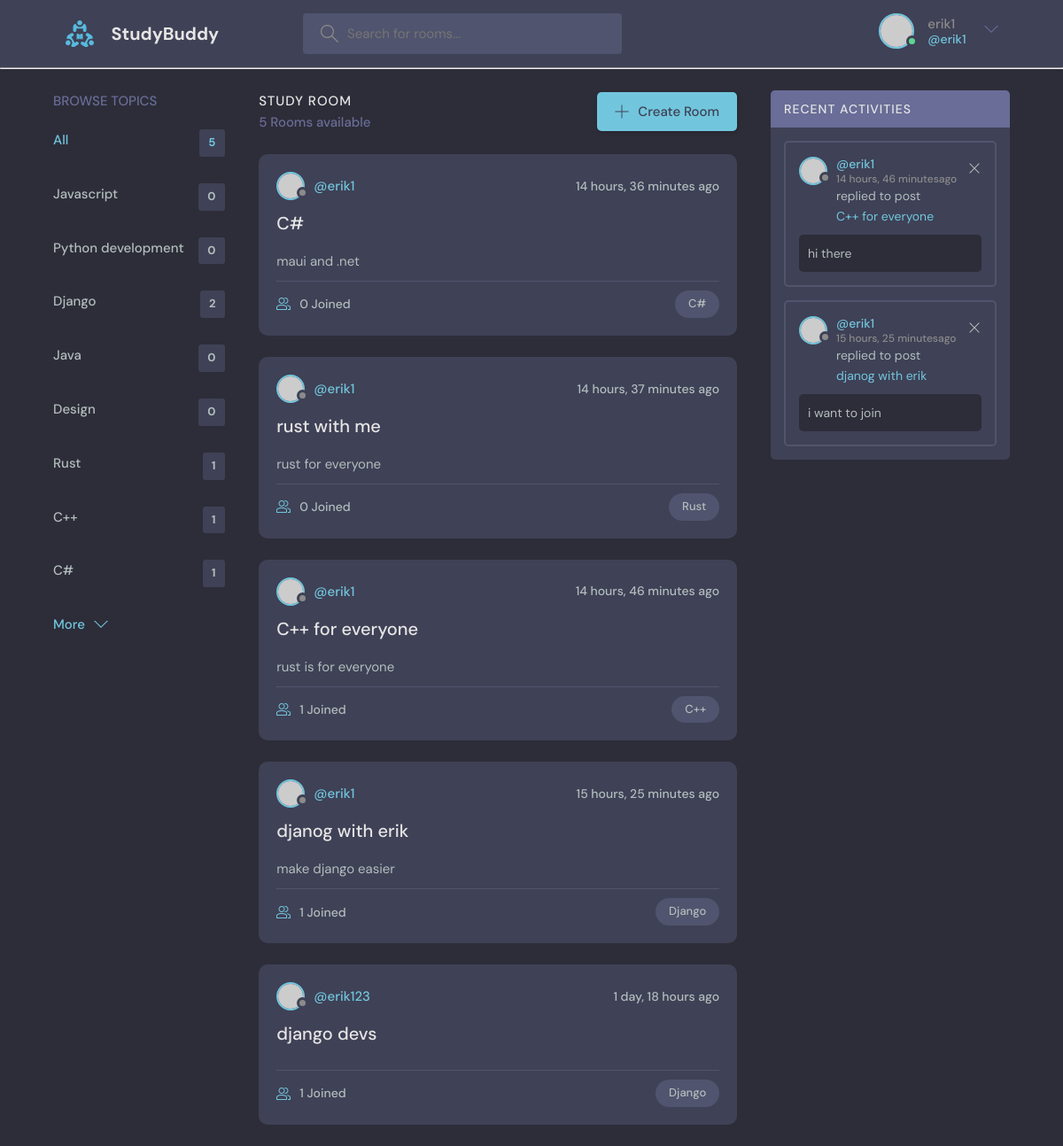
Screenshot of / (signed in) with the database file from the repository.
### base/models.py (models this page shows, shortened)
class Topic(models.Model):
    name = models.CharField(max_length=200)
    def __str__(self):
        return self.name

class Room(models.Model):
    host = models.ForeignKey(User,on_delete=models.SET_NULL,null=True)
    topic = models.ForeignKey(Topic,on_delete=models.SET_NULL,null=True)
    name = models.CharField(max_length=200)
    description = models.CharField(max_length=500,null=True)
    participants = models.ManyToManyField(
        User, related_name='participants', blank=True)
    updated = models.DateTimeField(auto_now=True)
    created = models.DateTimeField(auto_now_add=True)
    class Meta :
        ordering = ['-updated','-created']

class Message(models.Model):
    user = models.ForeignKey(User,on_delete=models.CASCADE)
    room = models.ForeignKey(Room,on_delete=models.CASCADE)
    body = models.TextField()
    updated = models.DateTimeField(auto_now=True)
    created = models.DateTimeField(auto_now_add=True)
    class Meta :
        ordering = ['-created']

### base/views.py (the view)
# urls.py: path('',views.home,name='home') ,
def home(request):
     q = request.GET.get('q')
     activity_messages=Message.objects.all()
     if q is not None:
          rooms = Room.objects.filter(
               Q(topic__name__icontains=q)|
               Q(name__icontains=q)
               )
          activity_messages = Message.objects.filter(
          Q(room__topic__name__icontains=q)
          )
     else : rooms = Room.objects.all()
     topic = Topic.objects.all()
     room_count = rooms.count()
     return render(request,'base/home.html',{'rooms' : rooms,'topics':topic,'room_count':room_count,'activity_messages':activity_messages})

### base/templates/base/home.html (shortened to what this page needs)
{% extends 'main.html' %}
 {% block content %}
    <main class="layout layout--3">
      <div class="container">
        {% include 'base/topics_comp.html' %}
        <div class="roomList">
          <div class="roomList__header">
            <div>
              <h2>Study Room</h2>
              <p>{{room_count}} Rooms available</p>
            </div>
            <a class="btn btn--main" href="{% url 'create-room' %}">
              <svg version="1.1" xmlns="http://www.w3.org/2000/svg" width="32" height="32" viewBox="0 0 32 32">
                <title>add</title>
                <path
                  d="M16.943 0.943h-1.885v14.115h-14.115v1.885h14.115v14.115h1.885v-14.115h14.115v-1.885h-14.115v-14.115z"
                ></path>
              </svg>
              Create Room
            </a>
          </div>
          {% include 'base/feed_comp.html' %}
        </div>
        {% include 'base/activity_comp.html' %}
      </div>
    </main>
 {% endblock content %}

### templates/navbar.html (shortened to what this page needs)
{% load static %}
<header class="header header--loggedIn">
    <div class="container">
      <a href="{% url 'home' %}" class="header__logo">
        <img src="{% static 'images/logo.svg' %}" />
        <h1>StudyBuddy</h1>
      </a>
      <form class="header__search" method="GET" action="{% url 'home' %}">
        <label>
          <input placeholder="Search for rooms..." name="q" />
        </label>
      </form>
      <nav class="header__menu">
        {% if request.user.is_authenticated %}
        <div class="header__user">
          <a href="{% url 'user-profile' request.user.id %}">
            <div class="avatar avatar--medium active">
              <img src="https://randomuser.me/api/portraits/men/37.jpg" />
            </div>
            <p>{{request.user.username}} <span>@{{request.user.username}}</span></p>
          </a>
          <button class="dropdown-button">
            <svg version="1.1" xmlns="http://www.w3.org/2000/svg" width="32" height="32" viewBox="0 0 32 32">
              <title>chevron-down</title>
              <path d="M16 21l-13-13h-3l16 16 16-16h-3l-13 13z"></path>
            </svg>
          </button>
        </div>
        {% else %}
        <a href="{% url 'login' %}">
            <img src="{% static 'images/avatar.svg' %}" />
            <p>Login</p>
          </a>
        {% endif %}
      </nav>
    </div>
  </header>
<hr/>

### base/templates/base/topics_comp.html
{% load static %}
<div class="topics">
    <div class="topics__header">
      <h2>Browse Topics</h2>
    </div>
    <ul class="topics__list">
      <li>
        <a href="{% url 'home' %}" class="active">All <span>{{rooms.count}}</span></a>
      </li>
    {% for topic in topics %}
    <li>
    <a href="{% url 'home' %}?q={{topic.name}}">{{topic.name}}<span>{{topic.room_set.count}}</span></a>
    </li>
{% endfor %}
    </ul>
    <a class="btn btn--link" href="topics.html">
      More
      <svg version="1.1" xmlns="http://www.w3.org/2000/svg" width="32" height="32" viewBox="0 0 32 32">
        <title>chevron-down</title>
        <path d="M16 21l-13-13h-3l16 16 16-16h-3l-13 13z"></path>
      </svg>
    </a>
  </div>

### base/templates/base/feed_comp.html (shortened to what this page needs)
{% block content %}
{% for room in rooms %}
<div class="roomListRoom">
    <div class="roomListRoom__header">
        <a href="{% url 'user-profile' room.host.id %}" class="roomListRoom__author">
            <div class="avatar avatar--small">
                <img src="https://randomuser.me/api/portraits/women/11.jpg" />
            </div>
            <span>@{{room.host.username}}</span>
        </a>
        <div class="roomListRoom__actions">
            <span>{{room.created|timesince}} ago</span>
        </div>
    </div>
    <div class="roomListRoom__content">
        <a href="{% url 'room' room.id %}">{{room.name}}</a>
        <p>
            {% if room.description is not None %}
            {{room.description}}
            {% endif %}
        </p>
    </div>
    <div class="roomListRoom__meta">
        <a href="{% url 'room' room.id %}" class="roomListRoom__joined">
            {{room.participants.all.count}} Joined
        </a>
        <p class="roomListRoom__topic">{{room.topic}}</p>
    </div>
</div>
{%endfor%}
{% endblock content %}

### base/templates/base/activity_comp.html
{%block content%}
<div class="activities">
    <div class="activities__header">
      <h2>Recent Activities</h2>
    </div>
    {% for activity in activity_messages%}
    <div class="activities__box">
      <div class="activities__boxHeader roomListRoom__header">
        <a href="{% url 'user-profile' activity.user.id %}" class="roomListRoom__author">
          <div class="avatar avatar--small">
            <img src="https://randomuser.me/api/portraits/women/11.jpg" />
          </div>
          <p>
            @{{activity.user.username}}
            <span>{{activity.created|timesince}}ago</span>
          </p>
        </a>
        <div class="roomListRoom__actions">
        {% if request.user == activity.user %}
          <a href="{% url 'delete-message' activity.id %}">
            <svg version="1.1" xmlns="http://www.w3.org/2000/svg" width="32" height="32" viewBox="0 0 32 32">
              <title>remove</title>
              <path
                d="M27.314 6.019l-1.333-1.333-9.98 9.981-9.981-9.981-1.333 1.333 9.981 9.981-9.981 9.98 1.333 1.333 9.981-9.98 9.98 9.98 1.333-1.333-9.98-9.98 9.98-9.981z"
              ></path>
            </svg>
          </a>
          {%endif%}
        </div>
      </div>
      <div class="activities__boxContent">
        <p>replied to post <a href="{% url 'room' activity.room.id %}">{{activity.room.name}}</a></p>
        <div class="activities__boxRoomContent">
         {{activity.body}}
        </div>
      </div>
    </div>
    {% endfor %}
  </div>
{%endblock content%}

### rows the page displays
Topic: name "Javascript", room_set.count "0"
Topic: name "Python development", room_set.count "0"
Topic: name "Django", room_set.count "2"
Topic: name "Java", room_set.count "0"
Topic: name "Design", room_set.count "0"
Topic: name "Rust", room_set.count "1"
Topic: name "C++", room_set.count "1"
Topic: name "C#", room_set.count "1"
Room: host.username "erik1", created "14 hours, 36 minutes", name "C#", description "maui and .net", participants.all.count "0", topic "C#"
Room: host.username "erik1", created "14 hours, 37 minutes", name "rust with me", description "rust for everyone", participants.all.count "0", topic "Rust"
Room: host.username "erik1", created "14 hours, 46 minutes", name "C++ for everyone", description "rust is for everyone", participants.all.count "1", topic "C++"
Room: host.username "erik1", created "15 hours, 25 minutes", name "djanog with erik", description "make django easier", participants.all.count "1", topic "Django"
Room: host.username "erik123", created "1 day, 18 hours", name "django devs", participants.all.count "1", topic "Django"
Message: user.username "erik1", created "14 hours, 46 minutes", room.name "C++ for everyone", body "hi there"
Message: user.username "erik1", created "15 hours, 25 minutes", room.name "djanog with erik", body "i want to join"

### other values shown
{{ request.user.username }} "erik1"
{{ rooms.count }} "5"
{{ room_count }} "5"
